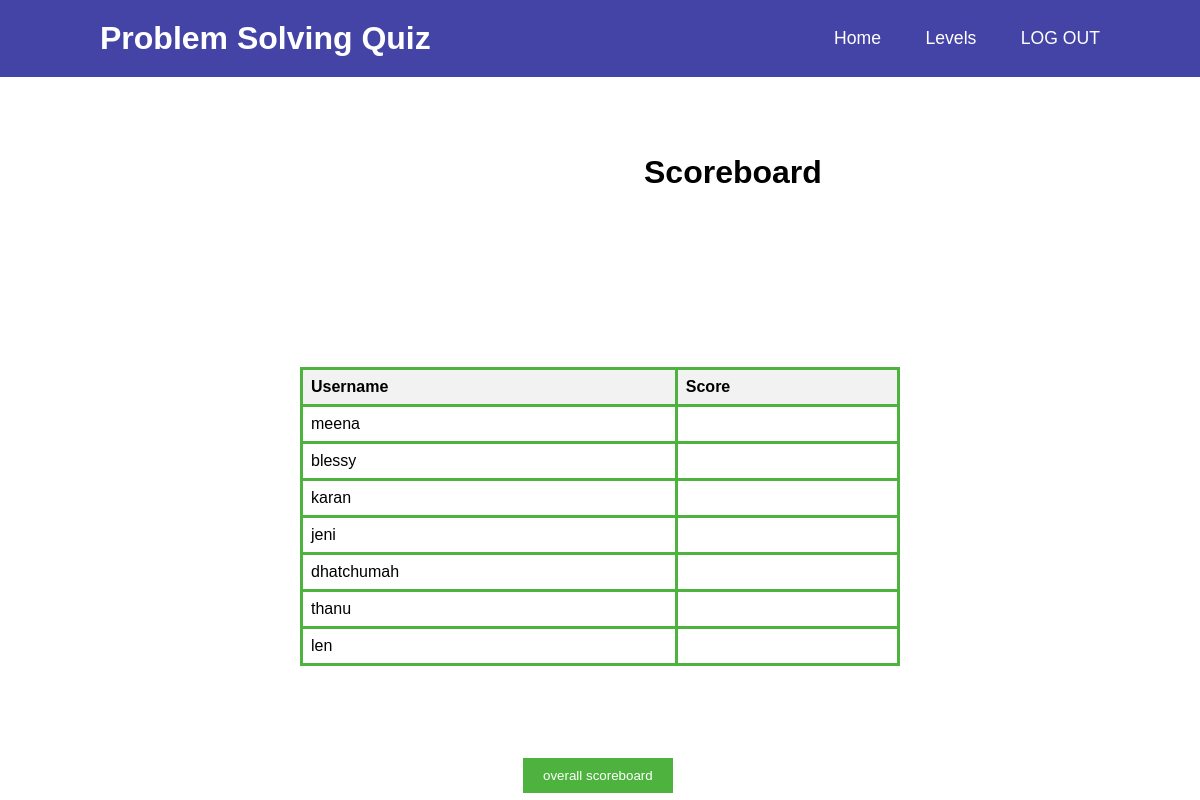
The page /scoreboardint.php on the database its author committed.
### tables this page shows
CREATE TABLE `user_info` (
  `user_id` int(11) NOT NULL,
  `username` varchar(50) NOT NULL,
  `email` varchar(100) NOT NULL,
  `password` varchar(128) NOT NULL,
  `points` int(11) NOT NULL,
  `otp` int(11) NOT NULL,
  `quiz_score` int(11) NOT NULL DEFAULT 0,
  `level3` int(255) NOT NULL,
  `level4` int(245) NOT NULL,
  `int_level1` int(255) NOT NULL,
  `int_level2` int(255) NOT NULL,
  `int_level3` int(255) NOT NULL,
  `int_level4` int(255) NOT NULL,
  `exp_level1` int(255) NOT NULL,
  `exp_level2` int(255) NOT NULL,
  `exp_level3` int(255) NOT NULL,
  `exp_level4` int(255) NOT NULL,
  `allpoints` int(255) NOT NULL,
  `beginner_score` int(255) NOT NULL,
  `intermediate_score` int(255) NOT NULL,
  `expert_score` int(255) NOT NULL,
  `a_points` int(11) NOT NULL,
  `a_otp` int(11) NOT NULL,
  `a_quiz_score` int(11) NOT NULL DEFAULT 0,
  `a_level3` int(255) NOT NULL,
  `a_level4` int(245) NOT NULL,
  `a_int_level1` int(255) NOT NULL,
  `a_int_level2` int(255) NOT NULL,
  `a_int_level3` int(255) NOT NULL,
  `a_int_level4` int(255) NOT NULL,
  `a_exp_level1` int(255) NOT NULL,
  `a_exp_level2` int(255) NOT NULL,
  `a_exp_level3` int(255) NOT NULL,
  `a_exp_level4` int(255) NOT NULL,
  `a_aptitudeallpoints` int(255) NOT NULL,
  `f_points` int(11) NOT NULL,
  `f_otp` int(11) NOT NULL,
  `f_quiz_score` int(11) NOT NULL DEFAULT 0,
  `f_level3` int(255) NOT NULL,
  `f_level4` int(245) NOT NULL,
  `f_int_level1` int(255) NOT NULL,
  `f_int_level2` int(255) NOT NULL,
  `f_int_level3` int(255) NOT NULL,
  `f_int_level4` int(255) NOT NULL,
  `f_exp_level1` int(255) NOT NULL,
  `f_exp_level2` int(255) NOT NULL,
  `f_exp_level3` int(255) NOT NULL,
  `f_exp_level4` int(255) NOT NULL,
  `f_allpoints` int(255) NOT NULL
);

### scoreboardint.php (the view, shortened to what this page needs)
<?php
$db_host = "localhost";
$db_username = "root";
$db_password = "";
$db_name = "javaboi";
$db_connection = new mysqli($db_host, $db_username, $db_password, $db_name);
$query = "SELECT username, points FROM user_info ORDER BY points DESC";
$result = $db_connection->query($query);
if ($result->num_rows > 0) {
    $scoreboardData = array();
    while ($row = $result->fetch_assoc()) {
        $scoreboardData[] = $row;
    }
} else {
    $scoreboardData = array();
}
?>
<!DOCTYPE html>
<html lang="en">
<head>
    <link rel="stylesheet" href="styles1.css">
</head>
<header>
        <h2 class="logo">Problem Solving Quiz</h2>
            <nav class="navigation">
                  <a href="competency.php">Home</a>
                  <a href="topic.php">Levels</a>
                  <a href="login.html" class="btnlogout">LOG OUT</a>
             </nav>
   </header>
<body>
    <h1>Scoreboard</h1>
    <?php if (!empty($scoreboardData)) : ?>
        <table>
            <tr>
                <th>Username</th>
                <th>Score</th>
            </tr>
            <?php foreach ($scoreboardData as $row) : ?>
                <tr>
                    <td><?php echo htmlspecialchars($row['username']); ?></td>
                    <td><?php echo $row['int_level1']; ?></td>
                </tr>
            <?php endforeach; ?>
        </table>
    <?php else : ?>
        <p>No scores found.</p>
    <?php endif; ?>
    <form method="post" action="overall_scoreboard.php">
        <input type="submit"  name="update_allpoints" value="overall scoreboard">
    </form>
</body>
</html>

### styles1.css (style rules this page uses)
* { margin: 0; padding: 0; box-sizing: border-box; font-family: 'Poppins', sans-serif; }
header { position: fixed; top: 0; left: 0; width: 100%; padding: 20px 100px; background: #008b; display: flex; justify-content: space-between; align-items: center; z-index: 99; }
.logo { font-size: 2em; color:#fff; user-select: none; }
.navigation a { position: relative; font-size: 1.1em; color:#fff; text-decoration: none; font-weight: 500; margin-left: 40px; }
.navigation a::after { content:''; position: absolute; left: 0; bottom: -6px; width: 100%; height: 3px; background: #fff; border-radius: 5px; transform: scaleX(0); transform-origin: right; transition: transform .5s; }
body { margin: 0; background-color: white; margin-top: 8%; }

### scoreboardint.php (style rules this page uses)
table { border-collapse: collapse; width: 50%; margin: 118px auto; }
th, td { border: 3px solid #4EB33E; padding: 8px; text-align: left; }
th { background-color: #f2f2f2; }
h1 { padding: 58px; margin-top: 37px; margin-left: 586px; }
form { text-align: center; margin-top: 20px; }
input[type="submit"] { background-color: #4EB33E; color: white; border: none; padding: 10px 20px; cursor: pointer; position: absolute; margin-top: -26px; margin-left: -77px; }

### rows shown on the page
user_info: username "meena"
user_info: username "blessy"
user_info: username "karan"
user_info: username "jeni"
user_info: username "dhatchumah"
user_info: username "thanu"
user_info: username "len"
